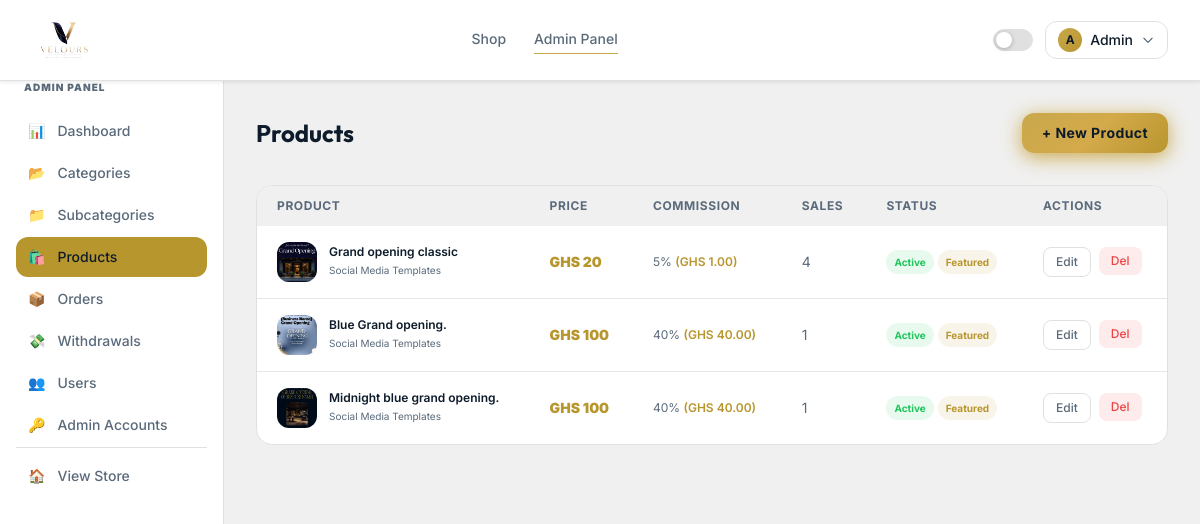
/admin/products (signed in), run on the app's committed database.
### app/models.py (models this page shows, shortened)
class User(UserMixin, db.Model):
    __tablename__ = 'users'
    id = db.Column(db.Integer, primary_key=True)
    name = db.Column(db.String(100), nullable=False)
    email = db.Column(db.String(150), unique=True, nullable=False)
    phone = db.Column(db.String(20), nullable=True)
    password_hash = db.Column(db.String(255), nullable=False)
    is_admin = db.Column(db.Boolean, default=False)
    is_active = db.Column(db.Boolean, default=True)
    referral_code = db.Column(db.String(12), unique=True, nullable=True)
    referral_unlocked = db.Column(db.Boolean, default=False)
    referral_slots_total = db.Column(db.Integer, default=0)
    referral_slots_used = db.Column(db.Integer, default=0)
    referred_by_id = db.Column(db.Integer, db.ForeignKey('users.id'), nullable=True)
    wallet_balance = db.Column(db.Float, default=0.0)
    created_at = db.Column(db.DateTime, default=datetime.utcnow)
    orders = db.relationship('Order', backref='buyer', lazy=True, foreign_keys='Order.user_id')
    commissions = db.relationship('Commission', backref='earner', lazy=True, foreign_keys='Commission.referrer_id')
    referred_users = db.relationship('User', backref=db.backref('referred_by', remote_side=[id]), lazy=True)

class Product(db.Model):
    __tablename__ = 'products'
    id = db.Column(db.Integer, primary_key=True)
    name = db.Column(db.String(200), nullable=False)
    slug = db.Column(db.String(200), unique=True, nullable=False)
    description = db.Column(db.Text, nullable=True)
    price = db.Column(db.Float, nullable=False)
    referral_commission_pct = db.Column(db.Float, default=0.0)
    preview_image = db.Column(db.String(300), nullable=True)
    delivery_content = db.Column(db.Text, nullable=True)
    category_id = db.Column(db.Integer, db.ForeignKey('categories.id'), nullable=True)
    subcategory_id = db.Column(db.Integer, db.ForeignKey('subcategories.id'), nullable=True)
    is_active = db.Column(db.Boolean, default=True)
    is_featured = db.Column(db.Boolean, default=False)
    total_sales = db.Column(db.Integer, default=0)
    created_at = db.Column(db.DateTime, default=datetime.utcnow)
    orders = db.relationship('Order', backref='product', lazy=True)
    @property
    def commission_amount(self):
        return round(self.price * self.referral_commission_pct / 100, 2)

class Category(db.Model):
    __tablename__ = 'categories'
    id = db.Column(db.Integer, primary_key=True)
    name = db.Column(db.String(100), nullable=False)
    slug = db.Column(db.String(100), unique=True, nullable=False)
    description = db.Column(db.Text, nullable=True)
    icon = db.Column(db.String(10), default='📦')
    cover_image = db.Column(db.String(300), nullable=True)  # folder cover image
    created_at = db.Column(db.DateTime, default=datetime.utcnow)
    subcategories = db.relationship('Subcategory', backref='category', lazy=True, cascade='all, delete-orphan')
    products = db.relationship('Product', backref='category', lazy=True)
    @property
    def cover(self):
        """Returns cover image or first subcategory cover or first product image"""
        if self.cover_image:
            return self.cover_image
        for sub in self.subcategories:
            if sub.cover_image:
                return sub.cover_image
            for p in sub.products:
                if p.preview_image:
                    return p.preview_image
        for p in self.products:
            if p.preview_image:
                return p.preview_image
        return None

### app/blueprints/admin.py (the view)
@admin_bp.route('/products')
@admin_required
def products():
    return render_template('admin/products.html',
                           products=Product.query.order_by(Product.created_at.desc()).all())

### app/blueprints/admin.py (called while the page is built)
def admin_required(f):
    @wraps(f)
    @login_required
    def decorated(*args, **kwargs):
        if not current_user.is_admin:
            flash('Admin access required.', 'error')
            return redirect(url_for('store.index'))
        return f(*args, **kwargs)
    return decorated

### app/templates/admin/products.html (shortened to what this page needs)
{% extends 'admin/base_admin.html' %}
{% block admin_content %}
<div class="fade-in">
  <div class="flex justify-between items-center mb-8">
    <h1 class="font-display text-2xl font-bold" style="color:var(--text-primary)">Products</h1>
    <a href="{{ url_for('admin.create_product') }}" class="btn-gold px-5 py-2.5 rounded-xl text-sm font-bold shadow-gold">+ New Product</a>
  </div>
  <div class="card rounded-2xl overflow-hidden">
    <table class="w-full text-sm">
      <thead style="background:var(--bg-primary)">
        <tr>
          {% for h in ['Product', 'Price', 'Commission', 'Sales', 'Status', 'Actions'] %}
          <th class="px-5 py-3 text-left text-xs font-bold text-muted uppercase tracking-wider">{{ h }}</th>
          {% endfor %}
        </tr>
      </thead>
      <tbody class="divide-y divide-themed">
        {% for p in products %}
        <tr class="hover:bg-gold-500/3 transition-colors">
          <td class="px-5 py-4">
            <div class="flex items-center gap-3">
              {% if p.preview_image %}
              <img src="{{ url_for('static', filename=p.preview_image) }}" class="w-10 h-10 rounded-xl object-cover"/>
              {% else %}
              <div class="w-10 h-10 rounded-xl bg-gold-500/10 flex items-center justify-center text-lg">
                {% if p.category %}{{ p.category.icon }}{% else %}📦{% endif %}
              </div>
              {% endif %}
              <div>
                <p class="font-semibold text-xs" style="color:var(--text-primary)">{{ p.name }}</p>
                {% if p.category %}<p class="text-[10px] text-muted">{{ p.category.name }}</p>{% endif %}
              </div>
            </div>
          </td>
          <td class="px-5 py-4 font-black text-gold-500">GHS {{ '%.0f'|format(p.price) }}</td>
          <td class="px-5 py-4 text-xs text-muted">
            {{ '%.0f'|format(p.referral_commission_pct) }}%
            <span class="text-gold-500 font-semibold">(GHS {{ '%.2f'|format(p.commission_amount) }})</span>
          </td>
          <td class="px-5 py-4 text-muted">{{ p.total_sales }}</td>
          <td class="px-5 py-4">
            <div class="flex gap-1 flex-wrap">
              <span class="px-2 py-0.5 rounded-full text-[10px] font-bold
                {% if p.is_active %}bg-green-500/10 text-green-500{% else %}bg-gray-500/10 text-muted{% endif %}">
                {% if p.is_active %}Active{% else %}Hidden{% endif %}
              </span>
              {% if p.is_featured %}
              <span class="px-2 py-0.5 rounded-full text-[10px] font-bold bg-gold-500/10 text-gold-500">Featured</span>
              {% endif %}
            </div>
          </td>
          <td class="px-5 py-4">
            <div class="flex gap-2">
              <a href="{{ url_for('admin.edit_product', id=p.id) }}"
                 class="text-xs card px-3 py-1.5 rounded-lg text-muted hover:text-gold-500 transition-colors font-medium">Edit</a>
              <form method="POST" action="{{ url_for('admin.delete_product', id=p.id) }}"
                    onsubmit="return confirm('Delete this product?')">
                <button class="text-xs bg-red-500/10 text-red-500 px-3 py-1.5 rounded-lg hover:bg-red-500/20 transition-colors font-medium">Del</button>
              </form>
            </div>
          </td>
        </tr>
        {% else %}
        <tr><td colspan="6" class="px-5 py-16 text-center text-muted">
          No products. <a href="{{ url_for('admin.create_product') }}" class="text-gold-500 hover:underline">Create your first one →</a>
        </td></tr>
        {% endfor %}
      </tbody>
    </table>
  </div>
</div>
{% endblock %}

### app/templates/base.html (shortened to what this page needs)
<!DOCTYPE html>
<html lang="en" id="html-root" class="scroll-smooth">
<head>
  <script src="https://cdn.tailwindcss.com"></script>
</head>
<body>
<nav class="nav-bg sticky top-0 z-50 border-b border-themed">
  <div class="max-w-7xl mx-auto px-4 sm:px-6 lg:px-8">
    <div class="flex items-center justify-between h-20">
      <a href="{{ url_for('store.index') }}" class="flex items-center gap-2.5 group">
        <img src="{{ url_for('static', filename='img/logo.png') }}"
             alt="{{ APP_NAME }}"
             class="h-16 w-auto object-contain"
             onerror="this.style.display='none'; this.nextElementSibling.style.display='flex'"/>
      </a>
      <div class="hidden md:flex items-center gap-7">
        <a href="{{ url_for('store.shop') }}"
           class="nav-link text-sm font-medium text-muted hover:text-accent transition-colors pb-0.5
           {% if request.endpoint == 'store.shop' %}active{% endif %}">Shop</a>
        {% if current_user.is_authenticated %}
          {% if current_user.is_admin %}
          <a href="{{ url_for('admin.dashboard') }}"
             class="nav-link text-sm font-medium text-muted hover:text-accent transition-colors pb-0.5
             {% if request.endpoint and 'admin' in request.endpoint %}active{% endif %}">Admin Panel</a>
          {% else %}
          <a href="{{ url_for('dashboard.index') }}"
             class="nav-link text-sm font-medium text-muted hover:text-accent transition-colors pb-0.5
             {% if request.endpoint == 'dashboard.index' %}active{% endif %}">Dashboard</a>
          {% endif %}
        {% endif %}
      </div>
      <div class="flex items-center gap-3">
        <div id="theme-toggle" class="theme-pill" onclick="toggleTheme()" title="Toggle theme">
          <div class="theme-pill-dot"></div>
        </div>
        {% if current_user.is_authenticated %}
        <div class="relative" x-data="{ open:false }">
          <button @click="open=!open"
                  class="flex items-center gap-2 px-3 py-1.5 rounded-xl border border-themed hover:border-gold-400 transition-all"
                  style="border-color:var(--border)">
            <div class="w-6 h-6 rounded-full flex items-center justify-center"
                 style="background:linear-gradient(135deg,#C9A84C,#B8962E)">
              <span class="text-navy font-bold text-xs">{{ current_user.name[0].upper() }}</span>
            </div>
            <span class="text-sm font-medium hidden sm:block" style="color:var(--text-primary)">
              {{ current_user.name.split()[0] }}
            </span>
            <svg class="w-3.5 h-3.5 text-muted" fill="none" stroke="currentColor" viewBox="0 0 24 24">
              <path stroke-linecap="round" stroke-linejoin="round" stroke-width="2" d="M19 9l-7 7-7-7"/>
            </svg>
          </button>
        </div>
        {% else %}
        <a href="{{ url_for('auth.login') }}"
           class="text-sm font-medium text-muted hover:text-accent transition-colors">Sign in</a>
        <a href="{{ url_for('auth.register') }}"
           class="btn-gold px-4 py-2 rounded-xl text-sm">Join Free</a>
        {% endif %}
      </div>
    </div>
  </div>
</nav>
<main>{% block content %}{% endblock %}</main>
</body>
</html>

### app/templates/base.html (style rules this page uses)
:root { --bg-primary: #f0f0f0; --bg-card: #ffffff; --bg-nav: rgba(255,255,255,0.94); --border: #e0e0e0; --text-primary: #0D1B2A; --text-muted: #5a6a7a; --gold: #C9A84C; --gold-hover: #B8962E; --gold-glow: rgba(201,168,76,0.22); --nav-shadow: 0 1px 4px rgba(13,27,42,0.10); }
body { background-color: var(--bg-primary); color: var(--text-primary); font-family: 'Inter', sans-serif; transition: background-color 0.3s ease, color 0.3s ease; }
.card { background: var(--bg-card); border: 1px solid var(--border); }
.text-muted { color: var(--text-muted); }
.nav-bg { background: var(--bg-nav); box-shadow: var(--nav-shadow); backdrop-filter: blur(16px); -webkit-backdrop-filter: blur(16px); }
.border-themed { border-color: var(--border); }
.btn-gold { background: linear-gradient(135deg, #C9A84C 0%, #d4aa4a 50%, #B8962E 100%); color: #0D1B2A; font-weight: 600; letter-spacing: 0.03em; transition: all 0.25s ease; box-shadow: 0 2px 12px rgba(201,168,76,0.25); }
.fade-in { animation: fadeUp 0.38s cubic-bezier(0.22,1,0.36,1) both; }
.nav-link { position: relative; }
.nav-link::after { content:''; position:absolute; bottom:-3px; left:0; right:0; height:1.5px; background:var(--gold); transform:scaleX(0); transition:transform 0.2s ease; transform-origin:center; }
.nav-link:hover::after, .nav-link.active::after { transform:scaleX(1); }
.theme-pill { width:40px; height:22px; background:var(--border); border-radius:11px; position:relative; cursor:pointer; transition:background 0.3s; border:1px solid var(--border); }
.theme-pill-dot { width:16px; height:16px; background:#fff; border-radius:50%; position:absolute; top:2px; left:2px; transition:transform 0.3s; box-shadow:0 1px 4px rgba(0,0,0,0.25); }

### data on the page
User: name "A", name "Admin"
Product: preview_image (picture), name "Grand opening classic", category.name "Social Media Templates", price "20", referral_commission_pct "5", commission_amount "1.00", total_sales "4", is_active "Active", is_featured "Featured"
Product: preview_image (picture), name "Blue Grand opening.", category.name "Social Media Templates", price "100", referral_commission_pct "40", commission_amount "40.00", total_sales "1", is_active "Active", is_featured "Featured"
Product: preview_image (picture), name "Midnight blue grand opening.", category.name "Social Media Templates", price "100", referral_commission_pct "40", commission_amount "40.00", total_sales "1", is_active "Active", is_featured "Featured"

### other printed values
{{ icon }} "📊" "📂" "📁" "🛍️" "📦" "💸" "👥" "🔑"
{{ label }} "Dashboard" "Categories" "Subcategories" "Products" "Orders" "Withdrawals" "Users" "Admin Accounts"
{{ h }} "PRODUCT" "PRICE" "COMMISSION" "SALES" "STATUS" "ACTIONS"
